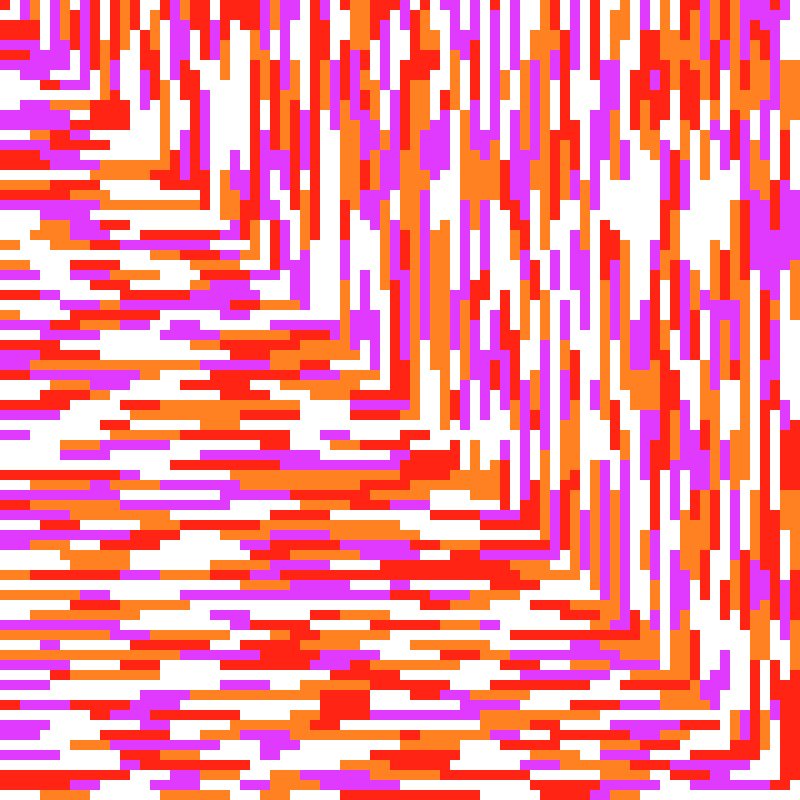
Frame 1 (no input)
Frame 60 (the mouse pressed at the canvas centre just before this capture): identical to frame 1, image omitted
Frame 120 (the mouse held since frame 60 and released just before this capture): identical to frame 1, image omitted

The Processing sketch that drew this single still picture (run headless with seeded random() and noise(); from frame 60 on, the mouse is pressed at the canvas centre):

// Processing sketch: v1_2Corners
// ── v1_2Corners.pde
int SIZE_OF_A_SQUARE = 10 ; // in pixels
int SIZE_OF_MATRIX = 80 ; // in squares
int[][] COLOURS = { {225,58,255} ,{225,58,255} ,  {255,129,33} ,{255,129,33} , {255,36,20} ,{255,36,20} , {255,255,255},{255,255,255},{255,255,255} }; // violet orange rouge blanc

float PROBABILITY_OF_CHANGING_COLOUR(int length_of_the_serie) {
  return length_of_the_serie * 0.1 ;
}

int size_of_canvas = SIZE_OF_A_SQUARE * SIZE_OF_MATRIX ;
void settings() {
  size( size_of_canvas , size_of_canvas ) ;
}

void setup() {
    noStroke() ;
    for( int dist = 0 ; dist < size_of_canvas ; dist += SIZE_OF_A_SQUARE ) {
        CurrentState S = new CurrentState(0,dist) ;
        while( S.x < dist ) {
            S.DrawASquare() ;
            S.x += SIZE_OF_A_SQUARE ; 
        } ;
        while( S.y >= 0 ) {
            S.DrawASquare() ;
            S.y -= SIZE_OF_A_SQUARE ; 
        }
    }
}

void draw(){}

void keyPressed(){
    println("Saving . . . ") ;
    String time = year()+"_"+month()+"_"+day()+"_"+hour()+"_"+minute()+"_"+second() ;
    save("z"+time+".png") ;
    println("Saved") ;
}

// ── CurrentState.pde
public class CurrentState {
 
  int x , y ;
  int[] colour ;
  int length_of_the_serie = 0 ;
  
  CurrentState( int x_pos , int y_pos ) {
    x = x_pos ;
    y = y_pos ;
    colour = COLOURS[ floor( random(COLOURS.length) ) ] ;
  };
  
  void DrawASquare(){
    
     fill( colour[0] , colour[1] , colour[2] ) ;
     rect( x , y , SIZE_OF_A_SQUARE , SIZE_OF_A_SQUARE ) ;
     
     if ( random(1) < PROBABILITY_OF_CHANGING_COLOUR(length_of_the_serie) ) {
       colour = COLOURS[ floor( random(COLOURS.length) ) ] ;
       length_of_the_serie = 0 ;
     }
     else {
      length_of_the_serie += 1 ;
     } ;
     
  };
  
}
